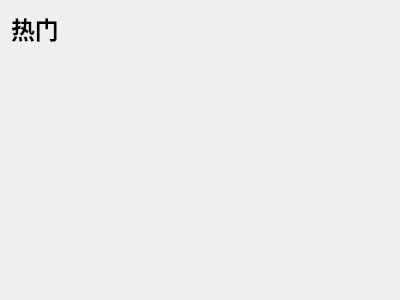
<?xml version="1.0" encoding="UTF-8"?>
<ui version="4.0">
 <class>PopularPage</class>
 <widget class="QWidget" name="PopularPage">
  <property name="geometry">
   <rect>
    <x>0</x>
    <y>0</y>
    <width>400</width>
    <height>300</height>
   </rect>
  </property>
  <property name="windowTitle">
   <string>Form</string>
  </property>
  <layout class="QVBoxLayout" name="verticalLayout">
   <item>
    <layout class="QHBoxLayout" name="horizontalLayout">
     <item>
      <widget class="QLabel" name="title">
       <property name="font">
        <font>
         <pointsize>18</pointsize>
         <weight>75</weight>
         <bold>true</bold>
        </font>
       </property>
       <property name="text">
        <string>热门</string>
       </property>
      </widget>
     </item>
     <item>
      <spacer name="horizontalSpacer">
       <property name="orientation">
        <enum>Qt::Horizontal</enum>
       </property>
       <property name="sizeHint" stdset="0">
        <size>
         <width>40</width>
         <height>20</height>
        </size>
       </property>
      </spacer>
     </item>
    </layout>
   </item>
   <item>
    <widget class="SmoothListWidget" name="listWidget">
     <property name="minimumSize">
      <size>
       <width>0</width>
       <height>0</height>
      </size>
     </property>
     <property name="styleSheet">
      <string notr="true">QListView,QScrollArea,QWidget#viewport,QWidget#scrollAreaWidgetContents
{
    background-color:transparent;
    margin:0px;
}
/**列表项选中*/
QListWidget::item::selected
{ 
    background-color:transparent;
}</string>
     </property>
     <property name="frameShape">
      <enum>QFrame::StyledPanel</enum>
     </property>
     <property name="verticalScrollBarPolicy">
      <enum>Qt::ScrollBarAsNeeded</enum>
     </property>
     <property name="horizontalScrollBarPolicy">
      <enum>Qt::ScrollBarAlwaysOff</enum>
     </property>
     <property name="autoScroll">
      <bool>true</bool>
     </property>
     <property name="autoScrollMargin">
      <number>10</number>
     </property>
     <property name="resizeMode">
      <enum>QListView::Fixed</enum>
     </property>
    </widget>
   </item>
  </layout>
 </widget>
 <customwidgets>
  <customwidget>
   <class>SmoothListWidget</class>
   <extends>QListWidget</extends>
   <header>src/widgets/common/smoothlistwidget.h</header>
  </customwidget>
 </customwidgets>
 <resources/>
 <connections/>
</ui>
